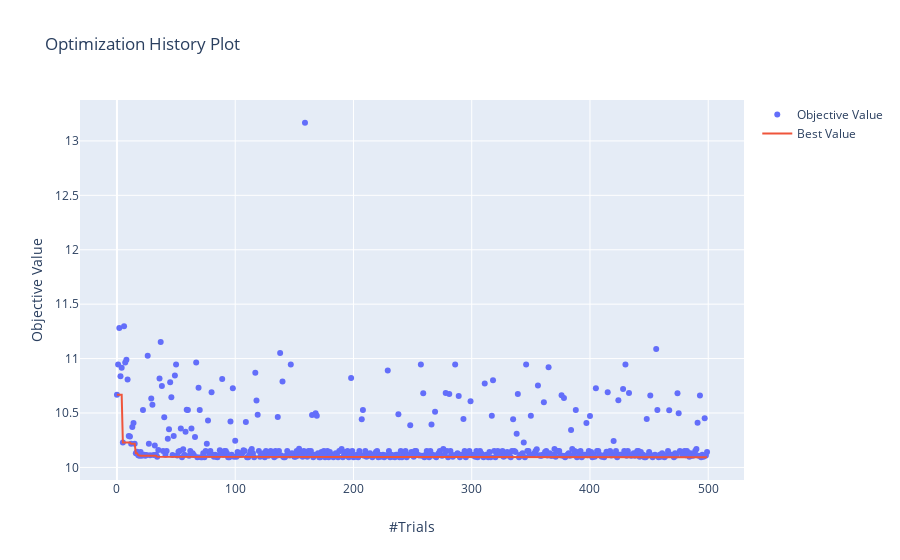

The code cell stored with this chart in its notebook:
### Code cell
#printing the lowest sMAPE score
print('Lowest sMAPE Score',study_dt.best_value)
#plotting the values of the sMAPE over time
plot_optimization_history(study_dt)

### Figure 1 — Plotly figure (JSON) as saved in the notebook; plotly's stock layout.template omitted (floating-point values rounded to 4 significant figures; data arrays with more than 128 entries replaced by an {"elided": "..."} marker saying what was removed)
{"data": [{"mode": "markers", "name": "Objective Value", "type": "scatter", "x": {"elided": "500 int values"}, "y": {"elided": "500 float values"}}, {"name": "Best Value", "type": "scatter", "x": {"elided": "500 int values"}, "y": {"elided": "500 float values"}}], "layout": {"title": {"text": "Optimization History Plot"}, "xaxis": {"title": {"text": "#Trials"}}, "yaxis": {"title": {"text": "Objective Value"}}}}
